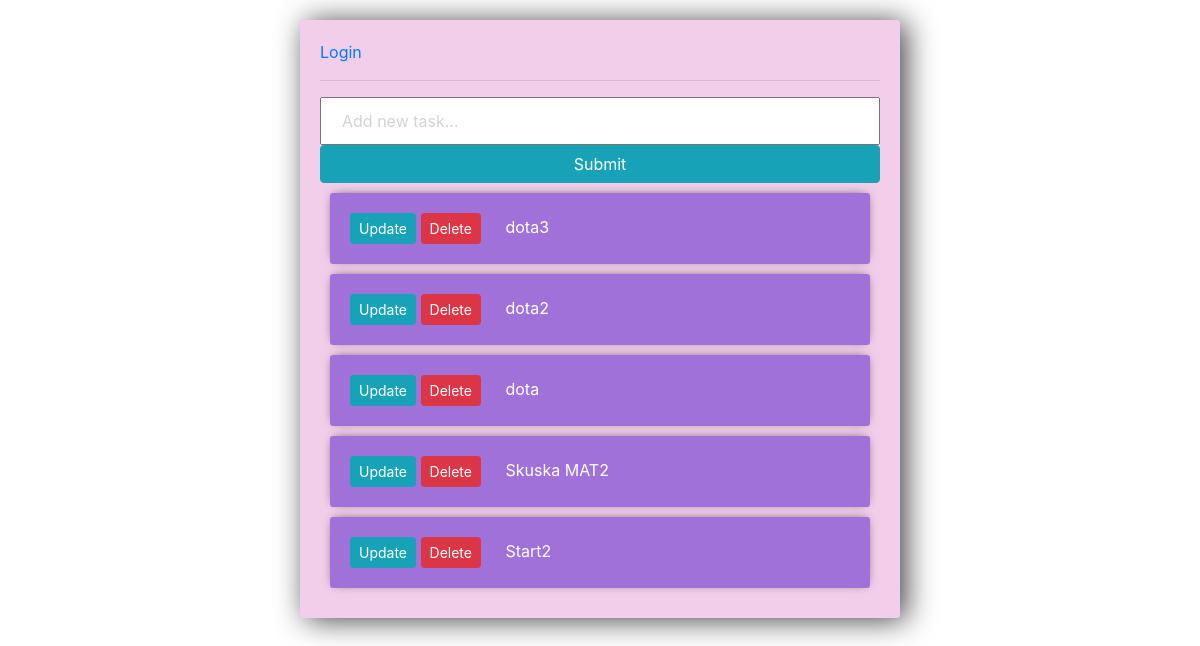
The app's page /, older data.
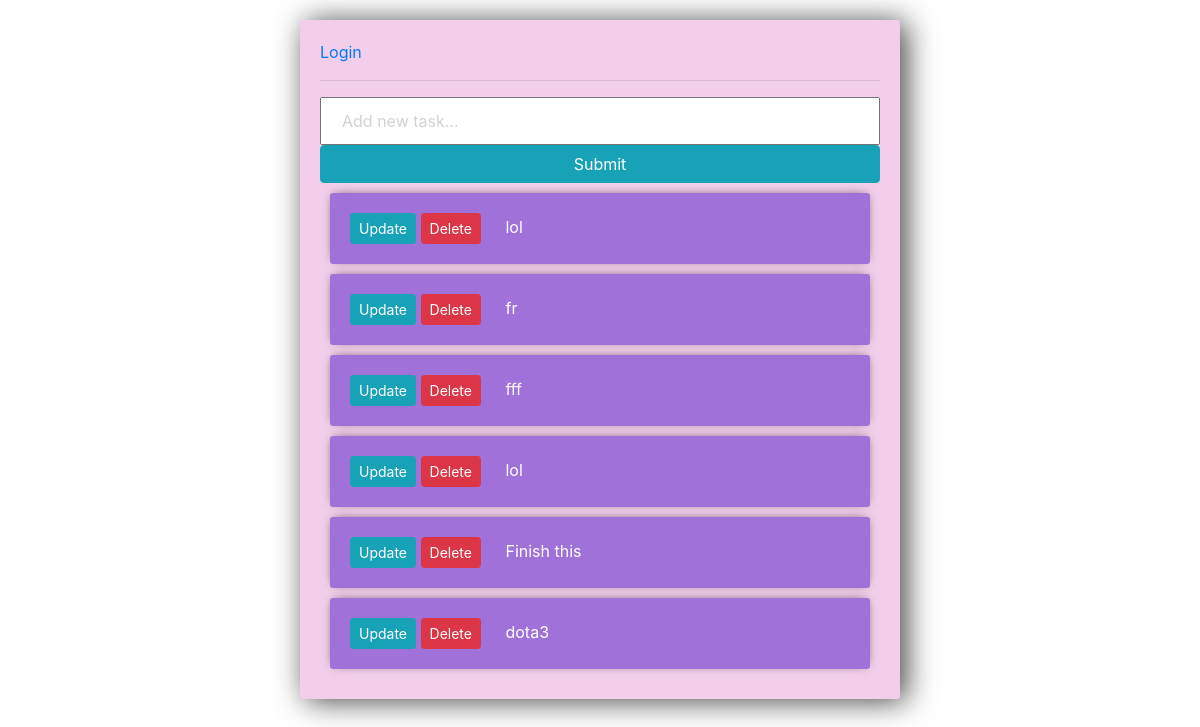
The same page, newer data.
### tasks/models.py (models this page shows, shortened)
class Task(models.Model):
    user = models.ForeignKey(
        User, on_delete=models.CASCADE, null=True, blank=True)
    title = models.CharField(max_length=255, null=True, blank=True) #name tasks
    description = models.TextField(null=True, blank=True)
    status = models.BooleanField(default=False)
    date = models.DateTimeField(auto_now_add=True) #date create tasks
    class Meta:
        ordering = ['status']

### tasks/views.py (the view)
# urls.py: path('', views.tasks, name="list tasks"),
def tasks(request):
    tasks = Task.objects.all()[::-1]
    form = TaskForm()
    if request.method == 'POST':
        form = TaskForm(request.POST)
        if form.is_valid():
            form.save()
        return redirect('/')
    context = {'tasks': tasks, 'form': form }
    return render(request, 'tasks/tasks.html', context)

### tasks/forms.py
class TaskForm(forms.ModelForm):
    title = forms.CharField(widget= forms.TextInput(attrs={'placeholder':'Add new task...'}))
    class Meta:
        model = Task
        fields = '__all__'

### tasks/templates/tasks/tasks.html (shortened to what this page needs)
<!DOCTYPE html>
{% load static %}
<html lang="en">
<head>
    <link rel="stylesheet" href="{% static 'style.css' %}">
    <link rel="stylesheet" href="https://stackpath.bootstrapcdn.com/bootstrap/4.3.1/css/bootstrap.min.css">
</head>
<body>
    <div class="center-column">
        {% if request.user.is_authenticated %}
            <p>{{ request.user }}</p>
            <a href="logout/">Logout</a>
        {% else %}
            <a href="login/">Login</a>
        {% endif %}
        <hr>
        <form method="POST" action="/">
            {{ form.title }}
            <input type="submit" name="Create Task" class="btn btn-info">
        </form>
        <div class="todo-list">
            {% for task in tasks %}
                <div class="item-row">
                    <a href="update_task/{{task.id}}" class="btn btn-sm btn-info">Update</a>
                    <a href="delete_task/{{task.id}}" class="btn btn-sm btn-danger">Delete</a>
                    {% if task.status == True %}
                        <span style="margin: 20px"><strike >{{ task.title }}</strike></span>
                    {% else %}
                        <span style="margin: 20px">{{ task.title }}</span>
                    {% endif %}
                </div>
            {% endfor %}
        </div>
    </div>
</body>
</html>

Row changes from the older to the newer data that the page shows:
removed Task: title "dota2"
removed Task: title "dota"
removed Task: title "Skuska MAT2"
removed Task: title "Start2"
added Task: title "lol"
added Task: title "fr"
added Task: title "fff"
added Task: title "lol"
added Task: title "Finish this"
